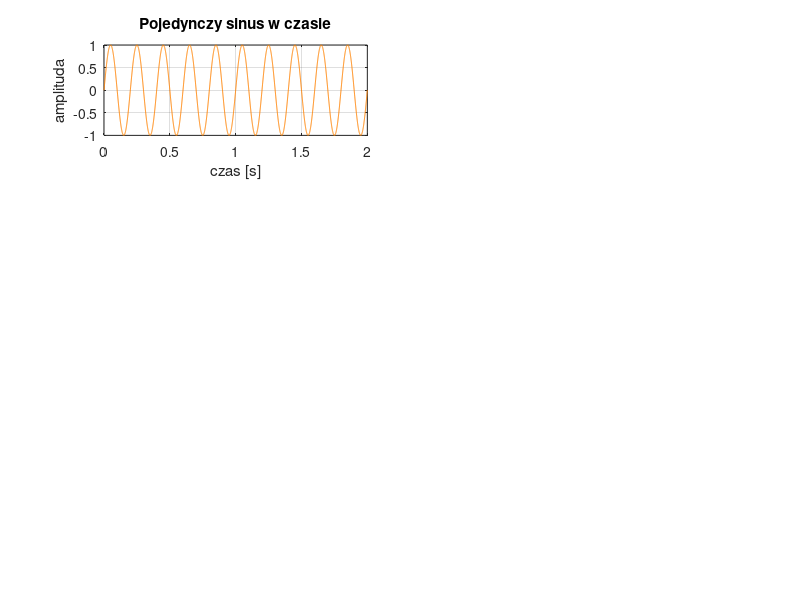

Here is the MATLAB script that generated this plot: (Note: this script raises an error after producing the figure.)
kolor_czas = [1, 0.5, 0];
kolor_widmo = [1, 0.4, 0.7];

% ZESTAW A - Analiza sumy przebiegów
czestotliwosc_ciagla = 2000; 
czas_ciagly = 0:(1/czestotliwosc_ciagla):2; 

f = [5, 12, 18, 25, 33, 41, 55, 65]; 
A = [1, 0.8, 0.6, 0.4, 0.5, 0.3, 0.2, 0.1]; 
P = [0, pi/4, pi/2, pi, 0, pi/3, pi/6, pi/8];

figure('Name', '', 'Position', [100, 100, 1000, 800]);

ilosci_skladowych = [1, 2, 4, 8];
tytuly_czas = {'Pojedynczy sinus w czasie', 'Suma 2 składowych w czasie', 'Suma 4 składowych w czasie', 'Suma 8 składowych w czasie'};
tytuly_widmo = {'Widmo pojedynczego sinusa', 'Widmo sumy 2 składowych', 'Widmo sumy 4 składowych', 'Widmo sumy 8 składowych'};

for i = 1:length(ilosci_skladowych)
    n = ilosci_skladowych(i);
    
    sygnal = zeros(size(czas_ciagly));
    for k = 1:n
        sygnal = sygnal + A(k) * sin(2*pi*f(k)*czas_ciagly + P(k));
    end
    
    % Dziedzina czasu
    subplot(4, 2, 2*i - 1);
    plot(czas_ciagly, sygnal, 'Color', kolor_czas); 
    title(tytuly_czas{i}); 
    xlabel('czas [s]'); 
    ylabel('amplituda');
    xlim([0 2]); 
    grid on;
    
    [os_f, widmo] = calc_fft(sygnal, czestotliwosc_ciagla);
    
    subplot(4, 2, 2*i);
    stem(os_f, widmo, 'Color', kolor_widmo, 'Marker', 'none', 'LineWidth', 1.5); 
    title(tytuly_widmo{i}); 
    xlabel('czestotliwosc [Hz]'); 
    ylabel('amplituda');
    xlim([0 80]); 
    ylim([0 1.1]); 
    grid on;
end

% ZESTAW B - Symulacja przetwornika A/C
f_bazowa = 5; 
czestotliwosc_probkowania = 50; 
czas_dyskretny = 0:(1/czestotliwosc_probkowania):2;

% Generacja sygnałów
sin_ciagly = sin(2*pi*f_bazowa*czas_ciagly);
sq_ciagly = square(2*pi*f_bazowa*czas_ciagly); 
sin_probki = sin(2*pi*f_bazowa*czas_dyskretny);
sq_probki = square(2*pi*f_bazowa*czas_dyskretny);

% Kwantyzacja (4 bity)
liczba_poziomow = 2^4;
krok_kwantyzacji = 2 / liczba_poziomow;

indeksy_sin = max(0, min(liczba_poziomow-1, round((sin_probki + 1)/krok_kwantyzacji - 0.5)));
sin_adc = indeksy_sin * krok_kwantyzacji - 1 + krok_kwantyzacji/2;

indeksy_sq = max(0, min(liczba_poziomow-1, round((sq_probki + 1)/krok_kwantyzacji - 0.5)));
sq_adc = indeksy_sq * krok_kwantyzacji - 1 + krok_kwantyzacji/2;

% Obliczanie FFT
[f_sin_c, widmo_sin_c] = calc_fft(sin_ciagly, czestotliwosc_ciagla);
[f_sin_d, widmo_sin_adc] = calc_fft(sin_adc, czestotliwosc_probkowania);
[f_sq_c, widmo_sq_c] = calc_fft(sq_ciagly, czestotliwosc_ciagla);
[f_sq_d, widmo_sq_adc] = calc_fft(sq_adc, czestotliwosc_probkowania);

figure('Name', '', 'Position', [150, 150, 1000, 800]);

% Sinus
subplot(4, 2, 1); 
plot(czas_ciagly, sin_ciagly, 'Color', kolor_czas); 
title('Przebieg sinusoidalny ciągły - Dziedzina czasu'); 
xlabel('czas [s]'); 
ylabel('amplituda'); 
ylim([-1.2 1.2]); 
grid on;

subplot(4, 2, 2); 
stem(f_sin_c, widmo_sin_c, 'Color', kolor_widmo, 'Marker', 'none', 'LineWidth', 1.5); 
title('Przebieg sinusoidalny ciągły - Widmo'); 
xlabel('czestotliwosc [Hz]'); 
ylabel('amplituda'); 
xlim([0 60]); 
grid on;

subplot(4, 2, 3); 
stairs(czas_dyskretny, sin_adc, 'Color', kolor_czas); 
title('Przebieg sinusoidalny po A/C - Dziedzina czasu'); 
xlabel('czas [s]'); 
ylabel('amplituda'); 
ylim([-1.2 1.2]); 
grid on;

subplot(4, 2, 4); 
stem(f_sin_d, widmo_sin_adc, 'Color', kolor_widmo, 'Marker', 'none', 'LineWidth', 1.5); 
title('Przebieg sinusoidalny po A/C - Widmo'); 
xlabel('czestotliwosc [Hz]'); 
ylabel('amplituda'); 
xlim([0 25]); 
grid on;

% Prostokąt
subplot(4, 2, 5); 
plot(czas_ciagly, sq_ciagly, 'Color', kolor_czas); 
title('Przebieg prostokątny ciągły - Dziedzina czasu'); 
xlabel('czas [s]'); 
ylabel('amplituda'); 
ylim([-1.2 1.2]); 
grid on;

subplot(4, 2, 6); 
stem(f_sq_c, widmo_sq_c, 'Color', kolor_widmo, 'Marker', 'none', 'LineWidth', 1.5); 
title('Przebieg prostokątny ciągły - Widmo'); 
xlabel('czestotliwosc [Hz]'); 
ylabel('amplituda'); 
xlim([0 60]); 
grid on;

subplot(4, 2, 7); 
stairs(czas_dyskretny, sq_adc, 'Color', kolor_czas); 
title('Przebieg prostokątny po A/C - Dziedzina czasu'); 
xlabel('czas [s]'); 
ylabel('amplituda'); 
ylim([-1.2 1.2]); 
grid on;

subplot(4, 2, 8); 
stem(f_sq_d, widmo_sq_adc, 'Color', kolor_widmo, 'Marker', 'none', 'LineWidth', 1.5); 
title('Przebieg prostokątny po A/C - Widmo'); 
xlabel('czestotliwosc [Hz]'); 
ylabel('amplituda'); 
xlim([0 25]); 
grid on;

function [f, P1] = calc_fft(sig, fs)
    L = length(sig);
    Y = fft(sig);
    P2 = abs(Y/L);
    P1 = P2(1:floor(L/2)+1);
    P1(2:end-1) = 2*P1(2:end-1);
    f = fs*(0:floor(L/2))/L;
    f = f(:)';
    P1 = P1(:)';
end
